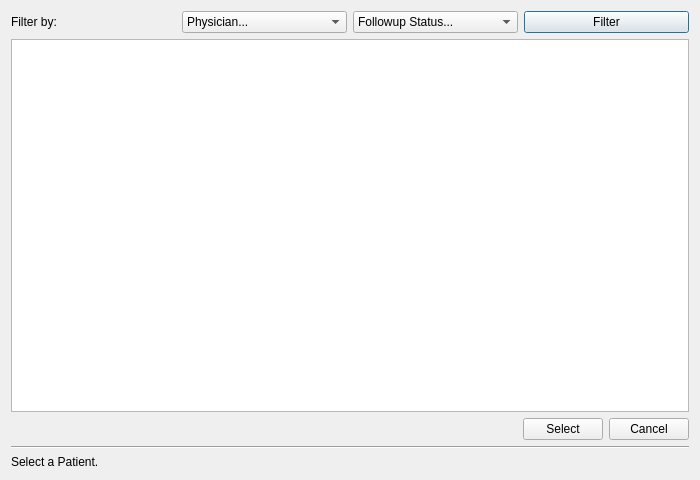
<?xml version="1.0" encoding="UTF-8"?>
<ui version="4.0">
 <class>PatientSelectDialogWindow</class>
 <widget class="QDialog" name="PatientSelectDialogWindow">
  <property name="geometry">
   <rect>
    <x>0</x>
    <y>0</y>
    <width>700</width>
    <height>480</height>
   </rect>
  </property>
  <property name="minimumSize">
   <size>
    <width>700</width>
    <height>480</height>
   </size>
  </property>
  <property name="maximumSize">
   <size>
    <width>700</width>
    <height>480</height>
   </size>
  </property>
  <property name="windowTitle">
   <string>Select Patient</string>
  </property>
  <layout class="QGridLayout" name="gridLayout_2">
   <item row="0" column="0">
    <layout class="QGridLayout" name="gridLayout">
     <item row="0" column="0">
      <layout class="QHBoxLayout" name="horizontalLayout">
       <item>
        <widget class="QLabel" name="FilterLabel">
         <property name="text">
          <string>Filter by:</string>
         </property>
        </widget>
       </item>
       <item>
        <widget class="QComboBox" name="PhysicianFilterComboBox">
         <item>
          <property name="text">
           <string>Physician...</string>
          </property>
         </item>
        </widget>
       </item>
       <item>
        <widget class="QComboBox" name="FollowupStatusFilterComboBox">
         <item>
          <property name="text">
           <string>Followup Status...</string>
          </property>
         </item>
         <item>
          <property name="text">
           <string>Pending</string>
          </property>
         </item>
         <item>
          <property name="text">
           <string>Overdue</string>
          </property>
         </item>
         <item>
          <property name="text">
           <string>Received</string>
          </property>
         </item>
         <item>
          <property name="text">
           <string>Completed</string>
          </property>
         </item>
        </widget>
       </item>
       <item>
        <widget class="QPushButton" name="FilterPushButton">
         <property name="text">
          <string>Filter</string>
         </property>
        </widget>
       </item>
      </layout>
     </item>
     <item row="1" column="0">
      <widget class="QListWidget" name="PatientListWidget"/>
     </item>
     <item row="2" column="0">
      <layout class="QHBoxLayout" name="SelectCancelHorizontalLayout">
       <item>
        <spacer name="horizontalSpacer">
         <property name="orientation">
          <enum>Qt::Horizontal</enum>
         </property>
         <property name="sizeHint" stdset="0">
          <size>
           <width>40</width>
           <height>20</height>
          </size>
         </property>
        </spacer>
       </item>
       <item>
        <widget class="QPushButton" name="SelectPushButton">
         <property name="text">
          <string>Select</string>
         </property>
        </widget>
       </item>
       <item>
        <widget class="QPushButton" name="CancelPushButton">
         <property name="text">
          <string>Cancel</string>
         </property>
        </widget>
       </item>
      </layout>
     </item>
    </layout>
   </item>
   <item row="1" column="0">
    <widget class="Line" name="line">
     <property name="orientation">
      <enum>Qt::Horizontal</enum>
     </property>
    </widget>
   </item>
   <item row="2" column="0">
    <widget class="QLabel" name="StatusLabel">
     <property name="text">
      <string>Select a Patient.</string>
     </property>
    </widget>
   </item>
  </layout>
 </widget>
 <resources/>
 <connections/>
</ui>
